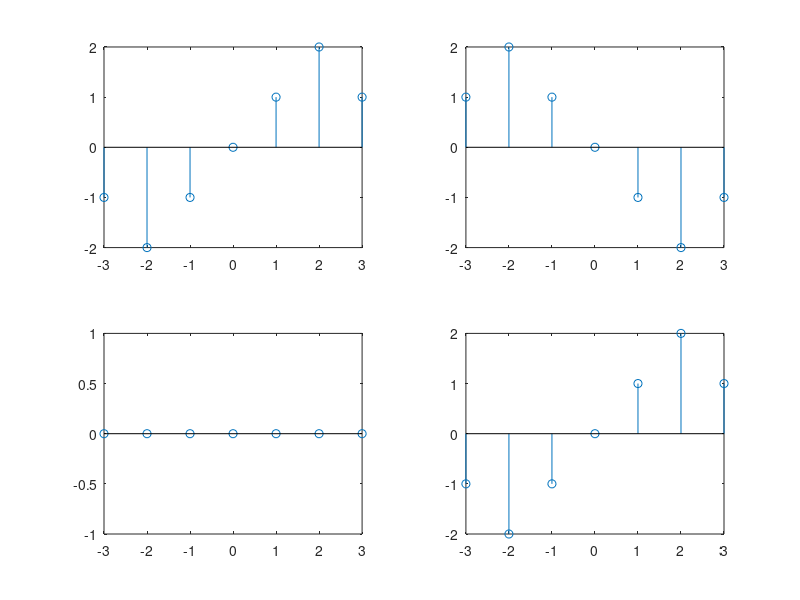

This figure's MATLAB source:
clc;
close all;
clear all;
n=-3:1:3;
x=[-1 -2 -1  0 1 2 1];
subplot(2,2,1);
stem(n,x);
subplot(2,2,2);
y=fliplr(x);
stem(n,y);
subplot(2,2,3);
e=(x+y)/2;
stem(n,e);
subplot(2,2,4);
o=(x-y)/2;
stem(n,o);